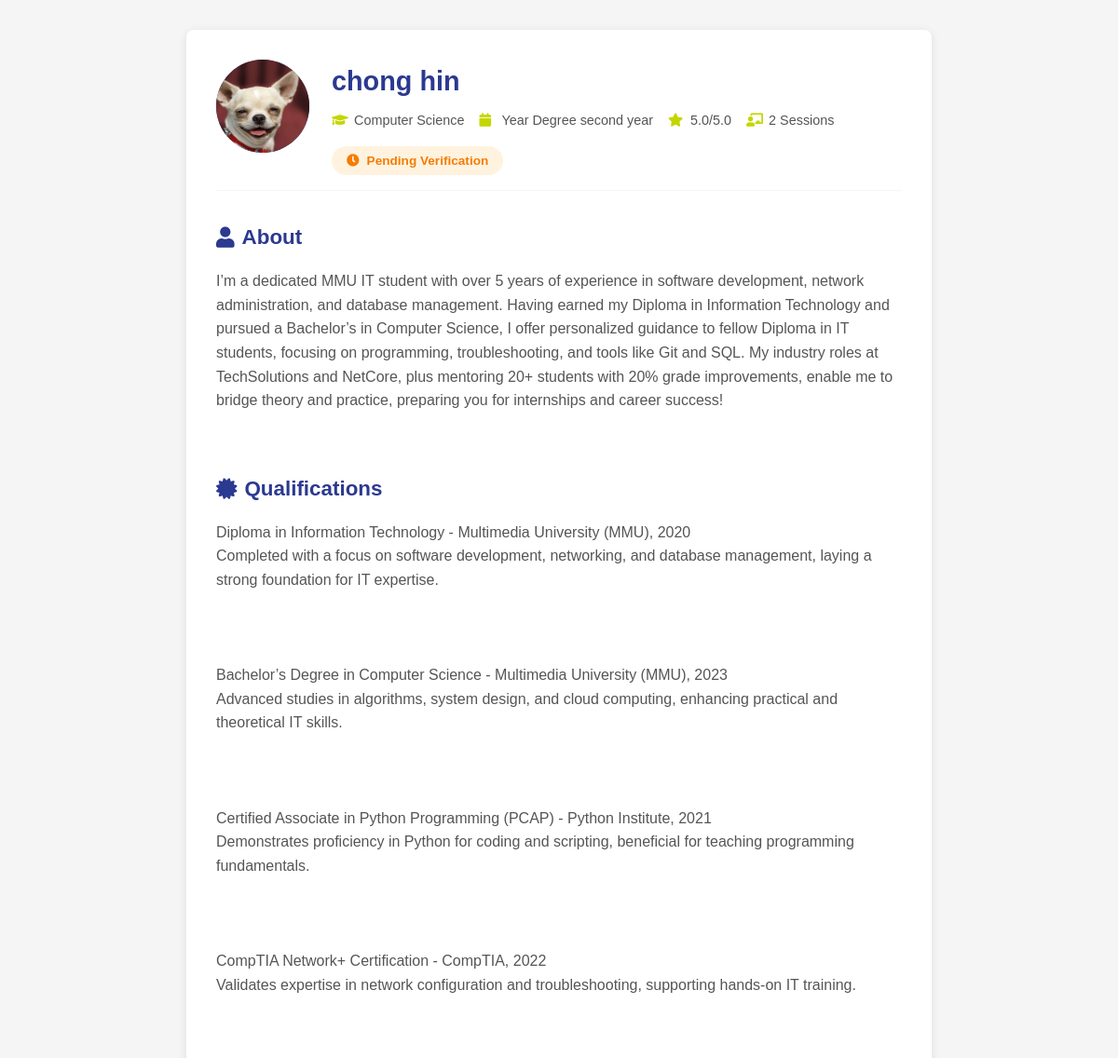
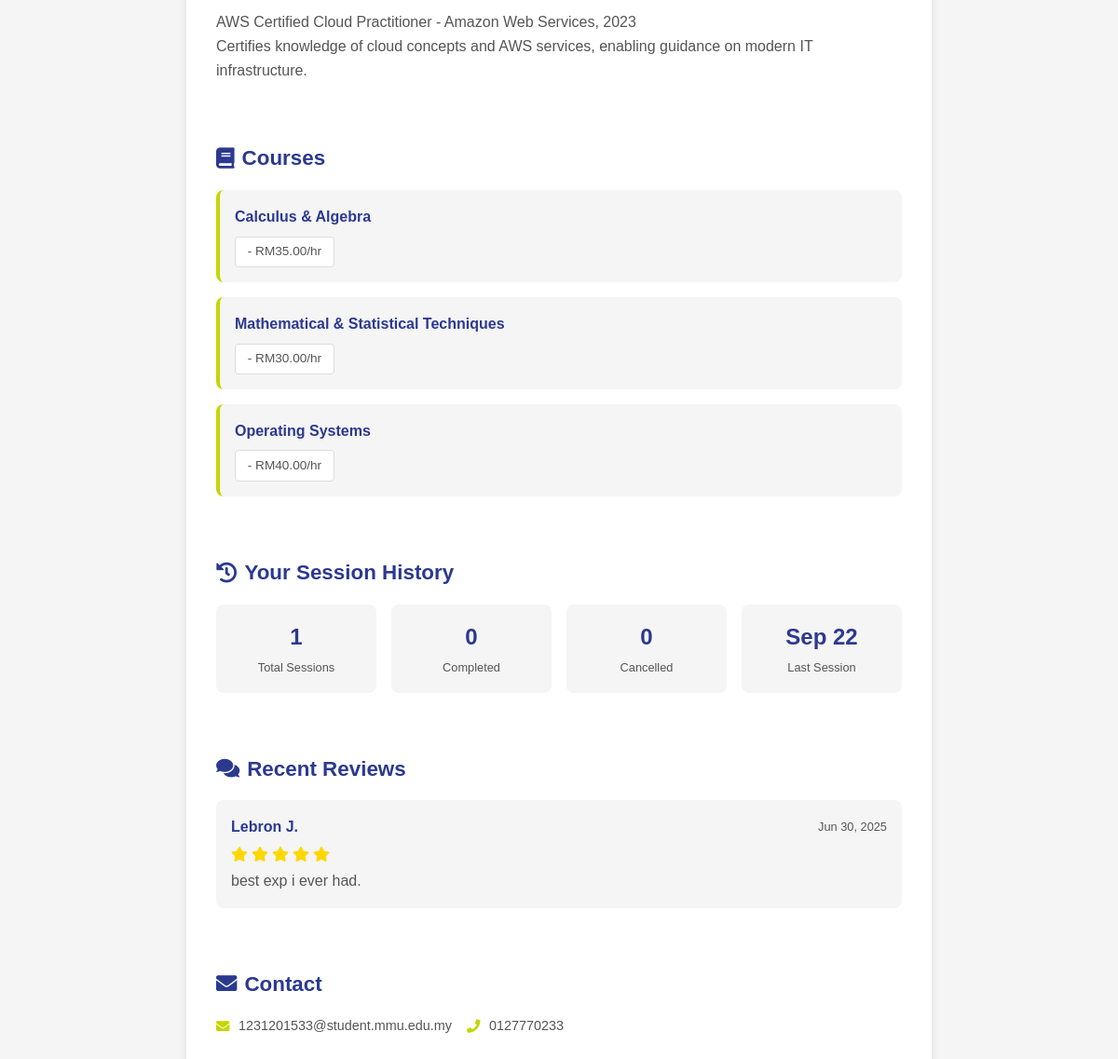
Screenshot of /get_tutor_details.php?id=27 (signed in) with the database file from the repository (2 pictures, top to bottom).
### tables this page shows
CREATE TABLE `tutorprofile` (
  `user_id` int(11) NOT NULL,
  `major` varchar(100) DEFAULT NULL,
  `year` varchar(50) DEFAULT NULL,
  `bio` text DEFAULT NULL,
  `qualifications` text DEFAULT NULL,
  `is_verified` tinyint(1) DEFAULT 0,
  `rating` decimal(3,2) DEFAULT 0.00,
  `total_sessions` int(11) DEFAULT 0,
  `program` varchar(255) DEFAULT NULL,
  `status` varchar(50) DEFAULT NULL
);

CREATE TABLE `user` (
  `user_id` int(11) NOT NULL,
  `username` varchar(50) NOT NULL,
  `password` varchar(255) DEFAULT NULL,
  `email` varchar(100) NOT NULL,
  `role` enum('student','tutor','admin') NOT NULL,
  `first_name` varchar(50) NOT NULL,
  `last_name` varchar(50) NOT NULL,
  `phone` varchar(20) DEFAULT NULL,
  `profile_image` varchar(255) DEFAULT NULL,
  `is_active` tinyint(1) DEFAULT 1,
  `created_at` timestamp NOT NULL DEFAULT current_timestamp(),
  `last_login` datetime DEFAULT NULL,
  `reset_token_hash` varchar(64) DEFAULT NULL,
  `reset_token_expires_at` datetime DEFAULT NULL
);

CREATE TABLE `tutorsubject` (
  `id` int(11) NOT NULL,
  `tutor_id` int(11) NOT NULL,
  `course_id` int(11) DEFAULT NULL,
  `hourly_rate` decimal(10,2) NOT NULL DEFAULT 0.00
);

CREATE TABLE `course` (
  `id` int(11) NOT NULL,
  `course_name` varchar(100) NOT NULL,
  `details` text DEFAULT NULL,
  `status` enum('active','inactive') DEFAULT 'active',
  `created_at` timestamp NOT NULL DEFAULT current_timestamp(),
  `updated_at` timestamp NOT NULL DEFAULT current_timestamp() ON UPDATE current_timestamp()
);

CREATE TABLE `review` (
  `review_id` int(11) NOT NULL,
  `session_id` int(11) NOT NULL,
  `student_id` int(11) NOT NULL,
  `tutor_id` int(11) NOT NULL,
  `rating` int(11) NOT NULL,
  `comment` text DEFAULT NULL,
  `is_approved` tinyint(1) DEFAULT 0,
  `approved_by` int(11) DEFAULT NULL,
  `created_at` timestamp NOT NULL DEFAULT current_timestamp()
);

### get_tutor_details.php (the view, shortened to what this page needs)
<?php
require_once 'db_connection.php';
$tutor_id = isset($_GET['id']) ? (int)$_GET['id'] : 0;
try {
    $stmt = $conn->prepare("
        SELECT u.user_id, u.first_name, u.last_name, u.email, u.phone, u.profile_image,
               tp.major, tp.year, tp.bio, tp.qualifications, tp.is_verified, tp.rating, tp.total_sessions
        FROM user u
        LEFT JOIN tutorprofile tp ON u.user_id = tp.user_id
        WHERE u.user_id = ? AND u.role = 'tutor'
    ");
    $stmt->bind_param("i", $tutor_id);
    $stmt->execute();
    $result = $stmt->get_result();
    $tutor = $result->fetch_assoc();
    $stmt = $conn->prepare("
        SELECT c.course_name, ts.hourly_rate
        FROM tutorsubject ts
        LEFT JOIN course c ON ts.course_id = c.id
        WHERE ts.tutor_id = ?
        ORDER BY c.course_name
    ");
    $stmt->bind_param("i", $tutor_id);
    $stmt->execute();
    $result = $stmt->get_result();
    $courses = $result->fetch_all(MYSQLI_ASSOC);
    $stmt = $conn->prepare("
        SELECT r.rating, r.comment, r.created_at,
               u.first_name, u.last_name
        FROM review r
        JOIN user u ON r.student_id = u.user_id
        WHERE r.tutor_id = ? AND r.is_approved = 1
        ORDER BY r.created_at DESC
        LIMIT 5
    ");
    $stmt->bind_param("i", $tutor_id);
    $stmt->execute();
    $result = $stmt->get_result();
    $reviews = $result->fetch_all(MYSQLI_ASSOC);
    $stmt = $conn->prepare("
        SELECT
            COUNT(*) as total_sessions,
            SUM(CASE WHEN status = 'completed' THEN 1 ELSE 0 END) as completed_sessions,
            SUM(CASE WHEN status = 'cancelled' THEN 1 ELSE 0 END) as cancelled_sessions,
            MAX(start_datetime) as last_session_date
        FROM session
        WHERE tutor_id = ? AND student_id = ?
    ");
    $stmt->bind_param("ii", $tutor_id, $_SESSION['user_id']);
    $stmt->execute();
    $result = $stmt->get_result();
    $session_stats = $result->fetch_assoc();
} catch (Exception $e) {
    error_log("Error in get_tutor_details.php: " . $e->getMessage());
    echo '<!DOCTYPE html><html><body><div class="error-message">Error loading tutor details: ' . htmlspecialchars($e->getMessage()) . '</div></body></html>';
    exit();
}
?>
<!DOCTYPE html>
<html lang="en">
<head>
    <link rel="stylesheet" href="https://cdnjs.cloudflare.com/ajax/libs/font-awesome/5.15.4/css/all.min.css">
</head>
<body>
    <div class="container">
        <div class="tutor-profile">
            <div class="tutor-header">
                <div class="tutor-avatar-large">
                    <?php if ($tutor['profile_image']): ?>
                        <img src="<?php echo htmlspecialchars($tutor['profile_image']); ?>"
                             alt="<?php echo htmlspecialchars($tutor['first_name']); ?>">
                    <?php else: ?>
                        <?php echo strtoupper(substr($tutor['first_name'], 0, 1)); ?>
                    <?php endif; ?>
                </div>
                <div class="tutor-info">
                    <h2><?php echo htmlspecialchars($tutor['first_name'] . ' ' . $tutor['last_name']); ?></h2>
                    <div class="tutor-meta">
                        <?php if ($tutor['major']): ?>
                            <div class="meta-item">
                                <i class="fas fa-graduation-cap"></i>
                                <span><?php echo htmlspecialchars($tutor['major']); ?></span>
                            </div>
                        <?php endif; ?>
                        <?php if ($tutor['year']): ?>
                            <div class="meta-item">
                                <i class="fas fa-calendar"></i>
                                <span>Year <?php echo htmlspecialchars($tutor['year']); ?></span>
                            </div>
                        <?php endif; ?>
                        <?php if ($tutor['rating']): ?>
                            <div class="meta-item">
                                <i class="fas fa-star"></i>
                                <span><?php echo number_format($tutor['rating'], 1); ?>/5.0</span>
                            </div>
                        <?php endif; ?>
                        <?php if ($tutor['total_sessions']): ?>
                            <div class="meta-item">
                                <i class="fas fa-chalkboard-teacher"></i>
                                <span><?php echo $tutor['total_sessions']; ?> Sessions</span>
                            </div>
                        <?php endif; ?>
                    </div>
                    <div class="verification-badge <?php echo $tutor['is_verified'] ? 'verified' : 'unverified'; ?>">
                        <i class="fas <?php echo $tutor['is_verified'] ? 'fa-check-circle' : 'fa-clock'; ?>"></i>
                        <?php echo $tutor['is_verified'] ? 'Verified Tutor' : 'Pending Verification'; ?>
                    </div>
                </div>
            </div>
            <?php if ($tutor['bio']): ?>
                <div class="section">
                    <h3><i class="fas fa-user"></i> About</h3>
                    <p><?php echo nl2br(htmlspecialchars($tutor['bio'])); ?></p>
                </div>
            <?php endif; ?>
            <?php if ($tutor['qualifications']): ?>
                <div class="section">
                    <h3><i class="fas fa-certificate"></i> Qualifications</h3>
                    <p><?php echo nl2br(htmlspecialchars($tutor['qualifications'])); ?></p>
                </div>
            <?php endif; ?>
            <?php if (!empty($courses)): ?>
                <div class="section">
                    <h3><i class="fas fa-book"></i> Courses</h3>
                    <div class="courses-grid">
                        <?php foreach ($courses as $course): ?>
                            <div class="course-item">
                                <div class="course-name">
                                    <?php echo htmlspecialchars($course['course_name'] ?: 'Unnamed Course'); ?>
                                </div>
                                <div class="course-tag">
                                    <?php if ($course['hourly_rate']): ?>
                                        - RM<?php echo number_format($course['hourly_rate'], 2); ?>/hr
                                    <?php endif; ?>
                                </div>
                            </div>
                        <?php endforeach; ?>
                    </div>
                </div>
            <?php endif; ?>
            <?php if ($session_stats['total_sessions'] > 0): ?>
                <div class="section">
                    <h3><i class="fas fa-history"></i> Your Session History</h3>
                    <div class="stats-grid">
                        <div class="stat-item">
                            <span class="stat-number"><?php echo $session_stats['total_sessions']; ?></span>
                            <div class="stat-label">Total Sessions</div>
                        </div>
                        <div class="stat-item">
                            <span class="stat-number"><?php echo $session_stats['completed_sessions']; ?></span>
                            <div class="stat-label">Completed</div>
                        </div>
                        <div class="stat-item">
                            <span class="stat-number"><?php echo $session_stats['cancelled_sessions']; ?></span>
                            <div class="stat-label">Cancelled</div>
                        </div>
                        <?php if ($session_stats['last_session_date']): ?>
                            <div class="stat-item">
                                <span class="stat-number"><?php echo date('M j', strtotime($session_stats['last_session_date'])); ?></span>
                                <div class="stat-label">Last Session</div>
                            </div>
                        <?php endif; ?>
                    </div>
                </div>
            <?php endif; ?>
            <?php if (!empty($reviews)): ?>
                <div class="section">
                    <h3><i class="fas fa-comments"></i> Recent Reviews</h3>
                    <div class="reviews-list">
                        <?php foreach ($reviews as $review): ?>
                            <div class="review-item">
                                <div class="review-header">
                                    <span class="reviewer-name">
                                        <?php echo htmlspecialchars($review['first_name'] . ' ' . substr($review['last_name'], 0, 1) . '.'); ?>
                                    </span>
                                    <span class="review-date">
                                        <?php echo date('M j, Y', strtotime($review['created_at'])); ?>
                                    </span>
                                </div>
                                <div class="review-rating">
                                    <?php for ($i = 1; $i <= 5; $i++): ?>
                                        <i class="fas fa-star <?php echo $i <= $review['rating'] ? 'review-star' : 'review-star empty'; ?>"></i>
                                    <?php endfor; ?>
                                </div>
                                <?php if ($review['comment']): ?>
                                    <p><?php echo htmlspecialchars($review['comment']); ?></p>
                                <?php endif; ?>
                            </div>
                        <?php endforeach; ?>
                    </div>
                </div>
            <?php endif; ?>
            <div class="section">
                <h3><i class="fas fa-envelope"></i> Contact</h3>
                <div class="tutor-meta">
                    <div class="meta-item">
                        <i class="fas fa-envelope"></i>
                        <span><?php echo htmlspecialchars($tutor['email']); ?></span>
                    </div>
                    <?php if ($tutor['phone']): ?>
                        <div class="meta-item">
                            <i class="fas fa-phone"></i>
                            <span><?php echo htmlspecialchars($tutor['phone']); ?></span>
                        </div>
                    <?php endif; ?>
                </div>
            </div>
        </div>
    </div>
</body>
</html>

### get_tutor_details.php (style rules this page uses)
:root { --primary: #2B3990; --secondary: #C4D600; --light: #F5F5F5; --dark-gray: #555; --danger: #dc3545; --success: #28a745; }
* { box-sizing: border-box; margin: 0; padding: 0; }
body { font-family: 'Arial', sans-serif; background-color: var(--light); color: var(--dark-gray); line-height: 1.6; padding: 2rem; }
.container { max-width: 800px; margin: 0 auto; background: white; padding: 2rem; border-radius: 8px; box-shadow: 0 2px 10px rgba(0, 0, 0, 0.1); }
.tutor-profile { display: flex; flex-direction: column; gap: 2rem; }
.tutor-header { display: flex; gap: 1.5rem; align-items: flex-start; padding-bottom: 1rem; border-bottom: 1px solid var(--light); }
.tutor-avatar-large { width: 100px; height: 100px; border-radius: 50%; background: var(--primary); display: flex; align-items: center; justify-content: center; color: white; font-size: 2rem; font-weight: bold; overflow: hidden; flex-shrink: 0; }
.tutor-avatar-large img { width: 100%; height: 100%; object-fit: cover; }
.tutor-info h2 { color: var(--primary); margin-bottom: 0.5rem; font-size: 1.8rem; }
.tutor-meta { display: flex; flex-wrap: wrap; gap: 1rem; margin-bottom: 1rem; }
.meta-item { display: flex; align-items: center; gap: 0.5rem; font-size: 0.9rem; color: var(--dark-gray); }
.meta-item i { color: var(--secondary); width: 16px; }
.verification-badge { display: inline-flex; align-items: center; gap: 0.5rem; padding: 0.3rem 1rem; border-radius: 20px; font-size: 0.85rem; font-weight: bold; }
.unverified { background: #fff3e0; color: #f57c00; }
.section { margin-bottom: 2rem; }
.section h3 { color: var(--primary); margin-bottom: 1rem; font-size: 1.4rem; display: flex; align-items: center; gap: 0.5rem; }
.courses-grid { display: grid; gap: 1rem; }
.course-item { background: var(--light); padding: 1rem; border-radius: 8px; border-left: 4px solid var(--secondary); }
.course-name { font-weight: bold; color: var(--primary); margin-bottom: 0.5rem; }
.course-tag { background: white; padding: 0.3rem 0.8rem; border-radius: 4px; font-size: 0.85rem; color: var(--dark-gray); border: 1px solid #ddd; display: inline-block; }
.reviews-list { display: grid; gap: 1rem; }
.review-item { background: var(--light); padding: 1rem; border-radius: 8px; }
.review-header { display: flex; justify-content: space-between; align-items: center; margin-bottom: 0.5rem; }
.reviewer-name { font-weight: bold; color: var(--primary); }
.review-date { color: var(--dark-gray); font-size: 0.8rem; }
.review-rating { display: flex; gap: 0.25rem; margin-bottom: 0.5rem; }
.review-star { color: #ffd700; }
.stats-grid { display: grid; grid-template-columns: repeat(auto-fit, minmax(120px, 1fr)); gap: 1rem; }
.stat-item { text-align: center; background: var(--light); padding: 1rem; border-radius: 8px; }
.stat-number { font-size: 1.5rem; font-weight: bold; color: var(--primary); display: block; }
.stat-label { font-size: 0.8rem; color: var(--dark-gray); margin-top: 0.25rem; }

### rows the page displays
tutorprofile: user_id.profile_image (picture), user_id.last_name "chong hin", major "Computer Science", year "Degree second year", rating "5.0", total_sessions "2", bio "I’m a dedicated MMU IT student with over 5 years of experience in software development, network administration, and database management. Having earned my Diploma in Information Technology and pursued a Bachelor’s in Computer Science, I offer personalized guidance to fellow Diploma in IT students, focusing on programming, troubleshooting, and tools like Git and SQL. My industry roles at TechSolutions and NetCore, plus mentoring 20+ students with 20% grade improvements, enable me to bridge theory and practice, preparing you for internships and career success!", qualifications "Diploma in Information Technology - Multimedia University (MMU), 2020 Completed with a focus on software development, networking, and database management, laying a strong foundation for IT expertise. Bachelor’s Degree in Computer Science - Multimedia University (MMU), 2023 Advanced studies in algorithms, system design, and cloud computing, enhancing practical and theoretical IT skills. Certified Associate in Python Programming (PCAP) - Python Institute, 2021 Demonstrates proficiency in Python for coding and scripting, beneficial for teaching programming fundamentals. CompTIA Network+ Certification - CompTIA, 2022 Validates expertise in network configuration and troubleshooting, supporting…", user_id.email "1231201533@student.mmu.edu.my", user_id.phone "0127770233"
tutorsubject: course.course_name "Calculus & Algebra", hourly_rate "35.00"
tutorsubject: course.course_name "Mathematical & Statistical Techniques", hourly_rate "30.00"
tutorsubject: course.course_name "Operating Systems", hourly_rate "40.00"
review: student.last_name "Lebron J.", created_at "Jun 30, 2025", rating 5 (drawn), comment "best exp i ever had."

### other values shown
$session_stats['total_sessions'] "1"
$session_stats['completed_sessions'] "0"
$session_stats['cancelled_sessions'] "0"
date('M j', strtotime($session_stats['last_session_date'])) "Sep 22"
